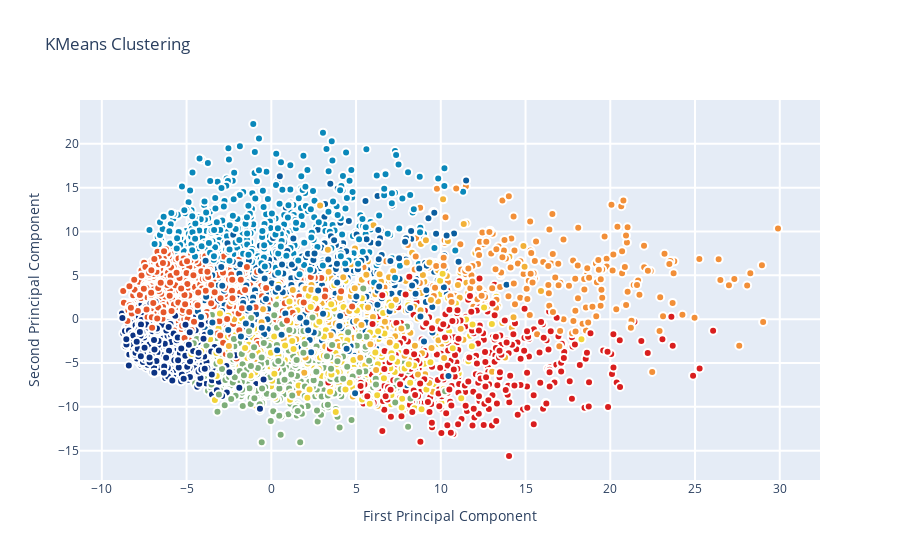

Notebook cell for this chart:
### Markdown cell above
###K-Means Clustering to identify possible classes

Imagine just for a moment that we were not provided with the class labels to this digit set because after all PCA is an unsupervised method. Therefore how would we be able to separate out our data points in the new feature space? We can apply a clustering algorithm on our new PCA projection data and hopefully arrive at distinct clusters which would tell us something about the underlying class separation in the data. 

To start off, we set up a KMeans clustering method with Sklearn's *KMeans* call and use the *fit_predict* method to compute cluster centers and predict cluster indices for the first and second PCA projections (to see if we can observe any appreciable clusters).

### Code cell
from sklearn.cluster import KMeans # KMeans clustering 
# Set a KMeans clustering with 9 components ( 9 chosen sneakily ;) as hopefully we get back our 9 class labels)
kmeans = KMeans(n_clusters=9)
# Compute cluster centers and predict cluster indices
X_clustered = kmeans.fit_predict(X_5d)

trace_Kmeans = go.Scatter(x=X_5d[:, 0], y= X_5d[:, 1], mode="markers",
                    showlegend=False,
                    marker=dict(
                            size=8,
                            color = X_clustered,
                            colorscale = 'Portland',
                            showscale=False, 
                            line = dict(
            width = 2,
            color = 'rgb(255, 255, 255)'
        )
                   ))

layout = go.Layout(
    title= 'KMeans Clustering',
    hovermode= 'closest',
    xaxis= dict(
         title= 'First Principal Component',
        ticklen= 5,
        zeroline= False,
        gridwidth= 2,
    ),
    yaxis=dict(
        title= 'Second Principal Component',
        ticklen= 5,
        gridwidth= 2,
    ),
    showlegend= True
)

data = [trace_Kmeans]
fig1 = dict(data=data, layout= layout)
# fig1.append_trace(contour_list)
py.iplot(fig1, filename="svm")

### Figure 1 — Plotly figure (JSON) as saved in the notebook; plotly's stock layout.template omitted (floating-point values rounded to 4 significant figures; data arrays with more than 128 entries replaced by an {"elided": "..."} marker saying what was removed)
{"data": [{"marker": {"color": {"elided": "6000 int values"}, "colorscale": [[0, "rgb(12,51,131)"], [0.25, "rgb(10,136,186)"], [0.5, "rgb(242,211,56)"], [0.75, "rgb(242,143,56)"], [1, "rgb(217,30,30)"]], "line": {"color": "rgb(255, 255, 255)", "width": 2}, "showscale": false, "size": 8}, "mode": "markers", "showlegend": false, "type": "scatter", "x": {"elided": "6000 float values"}, "y": {"elided": "6000 float values"}}], "layout": {"hovermode": "closest", "showlegend": true, "title": {"text": "KMeans Clustering"}, "xaxis": {"gridwidth": 2, "ticklen": 5, "title": {"text": "First Principal Component"}, "zeroline": false}, "yaxis": {"gridwidth": 2, "ticklen": 5, "title": {"text": "Second Principal Component"}}}}
